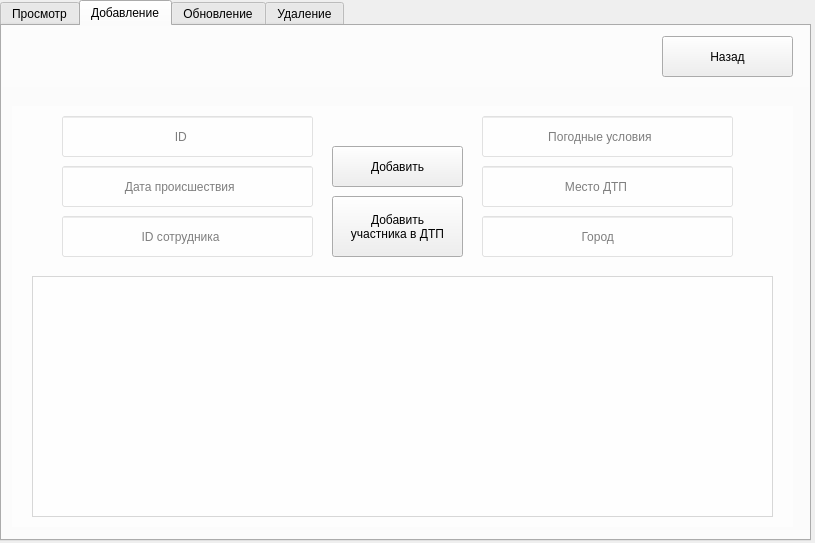
<?xml version="1.0" encoding="UTF-8"?>
<ui version="4.0">
 <class>Dialog</class>
 <widget class="QDialog" name="Dialog">
  <property name="geometry">
   <rect>
    <x>0</x>
    <y>0</y>
    <width>815</width>
    <height>543</height>
   </rect>
  </property>
  <property name="windowTitle">
   <string>Dialog</string>
  </property>
  <widget class="QLabel" name="label">
   <property name="geometry">
    <rect>
     <x>-3</x>
     <y>-5</y>
     <width>821</width>
     <height>551</height>
    </rect>
   </property>
   <property name="text">
    <string/>
   </property>
   <property name="pixmap">
    <pixmap>../photos/imgonline-com-ua-Blur-2l4fVmT8e17N.jpg</pixmap>
   </property>
  </widget>
  <widget class="QTabWidget" name="tabWidget">
   <property name="geometry">
    <rect>
     <x>0</x>
     <y>0</y>
     <width>811</width>
     <height>541</height>
    </rect>
   </property>
   <property name="minimumSize">
    <size>
     <width>0</width>
     <height>541</height>
    </size>
   </property>
   <property name="maximumSize">
    <size>
     <width>16777215</width>
     <height>541</height>
    </size>
   </property>
   <property name="currentIndex">
    <number>1</number>
   </property>
   <property name="tabBarAutoHide">
    <bool>false</bool>
   </property>
   <widget class="QWidget" name="selRow">
    <attribute name="title">
     <string>Просмотр</string>
    </attribute>
    <widget class="QLabel" name="selBack">
     <property name="geometry">
      <rect>
       <x>-3</x>
       <y>-5</y>
       <width>811</width>
       <height>521</height>
      </rect>
     </property>
     <property name="text">
      <string/>
     </property>
     <property name="pixmap">
      <pixmap>../photos/imgonline-com-ua-Blur-2l4fVmT8e17N.jpg</pixmap>
     </property>
    </widget>
    <widget class="QTableView" name="selTableAccident">
     <property name="geometry">
      <rect>
       <x>40</x>
       <y>90</y>
       <width>721</width>
       <height>381</height>
      </rect>
     </property>
     <property name="styleSheet">
      <string notr="true">color: grey; background-color: rgba(255,255,255,175)</string>
     </property>
    </widget>
    <widget class="QLabel" name="selUpperBack">
     <property name="geometry">
      <rect>
       <x>0</x>
       <y>0</y>
       <width>811</width>
       <height>61</height>
      </rect>
     </property>
     <property name="styleSheet">
      <string notr="true">background-color: rgba(255,255,255,75)</string>
     </property>
     <property name="text">
      <string/>
     </property>
    </widget>
    <widget class="QLineEdit" name="searchDate">
     <property name="geometry">
      <rect>
       <x>10</x>
       <y>10</y>
       <width>211</width>
       <height>41</height>
      </rect>
     </property>
     <property name="styleSheet">
      <string notr="true">background-color: rgba(255,255,255,50)</string>
     </property>
     <property name="placeholderText">
      <string>                         Дата</string>
     </property>
    </widget>
    <widget class="QPushButton" name="searchButton">
     <property name="geometry">
      <rect>
       <x>490</x>
       <y>10</y>
       <width>131</width>
       <height>41</height>
      </rect>
     </property>
     <property name="text">
      <string>Поиск</string>
     </property>
    </widget>
    <widget class="QPushButton" name="selReturn">
     <property name="geometry">
      <rect>
       <x>660</x>
       <y>10</y>
       <width>131</width>
       <height>41</height>
      </rect>
     </property>
     <property name="text">
      <string>Назад</string>
     </property>
    </widget>
    <widget class="QLineEdit" name="searchPlace">
     <property name="geometry">
      <rect>
       <x>250</x>
       <y>10</y>
       <width>211</width>
       <height>41</height>
      </rect>
     </property>
     <property name="styleSheet">
      <string notr="true">background-color: rgba(255,255,255,50)</string>
     </property>
     <property name="placeholderText">
      <string>                       Место</string>
     </property>
    </widget>
   </widget>
   <widget class="QWidget" name="addRow">
    <attribute name="title">
     <string>Добавление</string>
    </attribute>
    <widget class="QLabel" name="addBack">
     <property name="geometry">
      <rect>
       <x>-3</x>
       <y>-5</y>
       <width>811</width>
       <height>521</height>
      </rect>
     </property>
     <property name="text">
      <string/>
     </property>
     <property name="pixmap">
      <pixmap>../photos/imgonline-com-ua-Blur-2l4fVmT8e17N.jpg</pixmap>
     </property>
    </widget>
    <widget class="QLabel" name="addUpperBack">
     <property name="geometry">
      <rect>
       <x>0</x>
       <y>0</y>
       <width>811</width>
       <height>61</height>
      </rect>
     </property>
     <property name="styleSheet">
      <string notr="true">background-color: rgba(255,255,255,75)</string>
     </property>
     <property name="text">
      <string/>
     </property>
    </widget>
    <widget class="QPushButton" name="addReturn">
     <property name="geometry">
      <rect>
       <x>660</x>
       <y>10</y>
       <width>131</width>
       <height>41</height>
      </rect>
     </property>
     <property name="text">
      <string>Назад</string>
     </property>
    </widget>
    <widget class="QLabel" name="middleBack">
     <property name="geometry">
      <rect>
       <x>10</x>
       <y>80</y>
       <width>781</width>
       <height>421</height>
      </rect>
     </property>
     <property name="styleSheet">
      <string notr="true">background-color: rgba(255,255,255,150)</string>
     </property>
     <property name="text">
      <string/>
     </property>
    </widget>
    <widget class="QLineEdit" name="addAccidentIdInput">
     <property name="geometry">
      <rect>
       <x>60</x>
       <y>90</y>
       <width>251</width>
       <height>41</height>
      </rect>
     </property>
     <property name="autoFillBackground">
      <bool>false</bool>
     </property>
     <property name="styleSheet">
      <string notr="true">background-color: rgba(255,255,255,100)</string>
     </property>
     <property name="inputMask">
      <string/>
     </property>
     <property name="text">
      <string/>
     </property>
     <property name="placeholderText">
      <string>                                 ID</string>
     </property>
    </widget>
    <widget class="QLineEdit" name="addConditionsInput">
     <property name="geometry">
      <rect>
       <x>480</x>
       <y>90</y>
       <width>251</width>
       <height>41</height>
      </rect>
     </property>
     <property name="styleSheet">
      <string notr="true">background-color: rgba(255,255,255,100)</string>
     </property>
     <property name="placeholderText">
      <string>                   Погодные условия</string>
     </property>
    </widget>
    <widget class="QLineEdit" name="addAccidentDateInput">
     <property name="geometry">
      <rect>
       <x>60</x>
       <y>140</y>
       <width>251</width>
       <height>41</height>
      </rect>
     </property>
     <property name="styleSheet">
      <string notr="true">background-color: rgba(255,255,255,100)</string>
     </property>
     <property name="placeholderText">
      <string>                  Дата происшествия</string>
     </property>
    </widget>
    <widget class="QLineEdit" name="addPlaceInput">
     <property name="geometry">
      <rect>
       <x>480</x>
       <y>140</y>
       <width>251</width>
       <height>41</height>
      </rect>
     </property>
     <property name="styleSheet">
      <string notr="true">background-color: rgba(255,255,255,100)</string>
     </property>
     <property name="placeholderText">
      <string>                        Место ДТП</string>
     </property>
    </widget>
    <widget class="QTableView" name="addTableAccident">
     <property name="geometry">
      <rect>
       <x>30</x>
       <y>250</y>
       <width>741</width>
       <height>241</height>
      </rect>
     </property>
     <property name="styleSheet">
      <string notr="true">color: grey; background-color: rgba(255,255,255,175)
</string>
     </property>
    </widget>
    <widget class="QPushButton" name="addInsert">
     <property name="geometry">
      <rect>
       <x>330</x>
       <y>120</y>
       <width>131</width>
       <height>41</height>
      </rect>
     </property>
     <property name="text">
      <string>Добавить</string>
     </property>
    </widget>
    <widget class="QLineEdit" name="addOfficerIdInput">
     <property name="geometry">
      <rect>
       <x>60</x>
       <y>190</y>
       <width>251</width>
       <height>41</height>
      </rect>
     </property>
     <property name="styleSheet">
      <string notr="true">background-color: rgba(255,255,255,100)</string>
     </property>
     <property name="placeholderText">
      <string>                       ID сотрудника</string>
     </property>
    </widget>
    <widget class="QLineEdit" name="addCityInput">
     <property name="geometry">
      <rect>
       <x>480</x>
       <y>190</y>
       <width>251</width>
       <height>41</height>
      </rect>
     </property>
     <property name="styleSheet">
      <string notr="true">background-color: rgba(255,255,255,100)</string>
     </property>
     <property name="placeholderText">
      <string>                             Город</string>
     </property>
    </widget>
    <widget class="QPushButton" name="addInsert_2">
     <property name="geometry">
      <rect>
       <x>330</x>
       <y>170</y>
       <width>131</width>
       <height>61</height>
      </rect>
     </property>
     <property name="text">
      <string>Добавить 
участника в ДТП</string>
     </property>
    </widget>
   </widget>
   <widget class="QWidget" name="updRow">
    <attribute name="title">
     <string>Обновление</string>
    </attribute>
    <widget class="QLabel" name="updBack">
     <property name="geometry">
      <rect>
       <x>-3</x>
       <y>-5</y>
       <width>811</width>
       <height>521</height>
      </rect>
     </property>
     <property name="text">
      <string/>
     </property>
     <property name="pixmap">
      <pixmap>../photos/imgonline-com-ua-Blur-2l4fVmT8e17N.jpg</pixmap>
     </property>
    </widget>
    <widget class="QLabel" name="updUpperBack">
     <property name="geometry">
      <rect>
       <x>0</x>
       <y>0</y>
       <width>811</width>
       <height>61</height>
      </rect>
     </property>
     <property name="styleSheet">
      <string notr="true">background-color: rgba(255,255,255,75)</string>
     </property>
     <property name="text">
      <string/>
     </property>
    </widget>
    <widget class="QPushButton" name="updReturn">
     <property name="geometry">
      <rect>
       <x>660</x>
       <y>10</y>
       <width>131</width>
       <height>41</height>
      </rect>
     </property>
     <property name="text">
      <string>Назад</string>
     </property>
    </widget>
    <widget class="QLabel" name="updMiddleBack">
     <property name="geometry">
      <rect>
       <x>10</x>
       <y>80</y>
       <width>781</width>
       <height>421</height>
      </rect>
     </property>
     <property name="styleSheet">
      <string notr="true">background-color: rgba(255,255,255,150)</string>
     </property>
     <property name="text">
      <string/>
     </property>
    </widget>
    <widget class="QPushButton" name="updChange">
     <property name="geometry">
      <rect>
       <x>330</x>
       <y>160</y>
       <width>131</width>
       <height>41</height>
      </rect>
     </property>
     <property name="text">
      <string>Изменить</string>
     </property>
    </widget>
    <widget class="QTableView" name="updTableOfficer">
     <property name="geometry">
      <rect>
       <x>30</x>
       <y>250</y>
       <width>741</width>
       <height>241</height>
      </rect>
     </property>
     <property name="styleSheet">
      <string notr="true">color: grey; background-color: rgba(255,255,255,175)</string>
     </property>
    </widget>
    <widget class="QLineEdit" name="updAccidentIdInput">
     <property name="geometry">
      <rect>
       <x>60</x>
       <y>90</y>
       <width>251</width>
       <height>41</height>
      </rect>
     </property>
     <property name="autoFillBackground">
      <bool>false</bool>
     </property>
     <property name="styleSheet">
      <string notr="true">background-color: rgba(255,255,255,100)</string>
     </property>
     <property name="inputMask">
      <string/>
     </property>
     <property name="text">
      <string/>
     </property>
     <property name="placeholderText">
      <string>                                 ID</string>
     </property>
    </widget>
    <widget class="QLineEdit" name="updAccidentDateInput">
     <property name="geometry">
      <rect>
       <x>60</x>
       <y>140</y>
       <width>251</width>
       <height>41</height>
      </rect>
     </property>
     <property name="styleSheet">
      <string notr="true">background-color: rgba(255,255,255,100)</string>
     </property>
     <property name="placeholderText">
      <string>                  Дата происшествия</string>
     </property>
    </widget>
    <widget class="QLineEdit" name="updOfficerIdInput">
     <property name="geometry">
      <rect>
       <x>60</x>
       <y>190</y>
       <width>251</width>
       <height>41</height>
      </rect>
     </property>
     <property name="styleSheet">
      <string notr="true">background-color: rgba(255,255,255,100)</string>
     </property>
     <property name="placeholderText">
      <string>                       ID сотрудника</string>
     </property>
    </widget>
    <widget class="QLineEdit" name="updConditionsInput">
     <property name="geometry">
      <rect>
       <x>480</x>
       <y>90</y>
       <width>251</width>
       <height>41</height>
      </rect>
     </property>
     <property name="styleSheet">
      <string notr="true">background-color: rgba(255,255,255,100)</string>
     </property>
     <property name="placeholderText">
      <string>                   Погодные условия</string>
     </property>
    </widget>
    <widget class="QLineEdit" name="updPlaceInput">
     <property name="geometry">
      <rect>
       <x>480</x>
       <y>140</y>
       <width>251</width>
       <height>41</height>
      </rect>
     </property>
     <property name="styleSheet">
      <string notr="true">background-color: rgba(255,255,255,100)</string>
     </property>
     <property name="placeholderText">
      <string>                        Место ДТП</string>
     </property>
    </widget>
    <widget class="QLineEdit" name="updCityInput">
     <property name="geometry">
      <rect>
       <x>480</x>
       <y>190</y>
       <width>251</width>
       <height>41</height>
      </rect>
     </property>
     <property name="styleSheet">
      <string notr="true">background-color: rgba(255,255,255,100)</string>
     </property>
     <property name="placeholderText">
      <string>                             Город</string>
     </property>
    </widget>
   </widget>
   <widget class="QWidget" name="delRow">
    <attribute name="title">
     <string>Удаление</string>
    </attribute>
    <widget class="QLabel" name="delBack">
     <property name="geometry">
      <rect>
       <x>-3</x>
       <y>-5</y>
       <width>811</width>
       <height>521</height>
      </rect>
     </property>
     <property name="text">
      <string/>
     </property>
     <property name="pixmap">
      <pixmap>../photos/imgonline-com-ua-Blur-2l4fVmT8e17N.jpg</pixmap>
     </property>
    </widget>
    <widget class="QLabel" name="delUpperBack">
     <property name="geometry">
      <rect>
       <x>0</x>
       <y>0</y>
       <width>811</width>
       <height>61</height>
      </rect>
     </property>
     <property name="styleSheet">
      <string notr="true">background-color: rgba(255,255,255,75)
</string>
     </property>
     <property name="text">
      <string/>
     </property>
    </widget>
    <widget class="QPushButton" name="delReturn">
     <property name="geometry">
      <rect>
       <x>660</x>
       <y>10</y>
       <width>131</width>
       <height>41</height>
      </rect>
     </property>
     <property name="text">
      <string>Назад</string>
     </property>
    </widget>
    <widget class="QLineEdit" name="delNameText">
     <property name="geometry">
      <rect>
       <x>10</x>
       <y>10</y>
       <width>301</width>
       <height>41</height>
      </rect>
     </property>
     <property name="styleSheet">
      <string notr="true">background-color: rgba(255,255,255,50)</string>
     </property>
    </widget>
    <widget class="QPushButton" name="deleteButton">
     <property name="geometry">
      <rect>
       <x>320</x>
       <y>10</y>
       <width>131</width>
       <height>41</height>
      </rect>
     </property>
     <property name="text">
      <string>Удалить</string>
     </property>
    </widget>
    <widget class="QTableView" name="delTableAccident">
     <property name="geometry">
      <rect>
       <x>40</x>
       <y>90</y>
       <width>721</width>
       <height>381</height>
      </rect>
     </property>
     <property name="styleSheet">
      <string notr="true">color: grey; background-color: rgba(255,255,255,175)</string>
     </property>
    </widget>
   </widget>
  </widget>
 </widget>
 <resources/>
 <connections/>
</ui>
